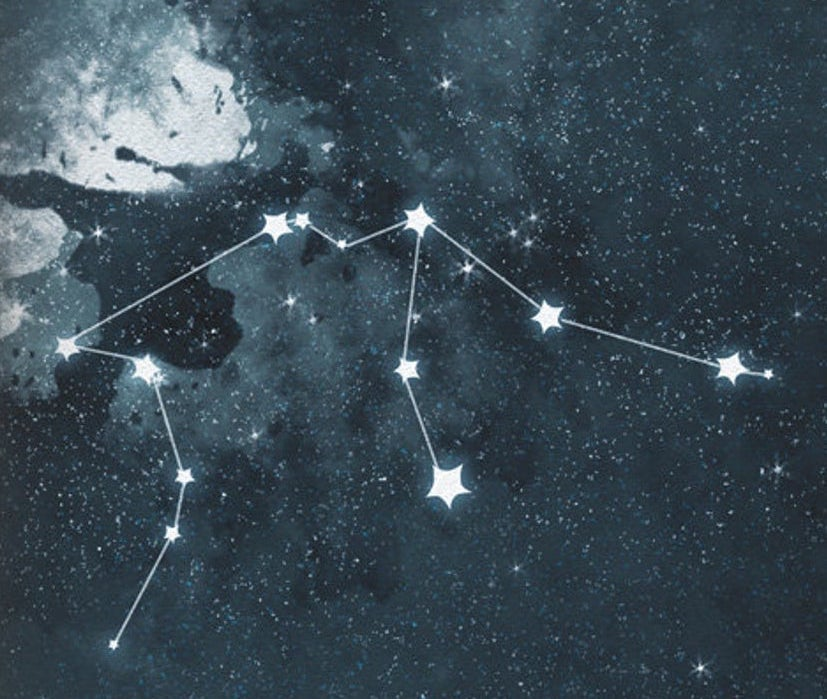
#> input picture MAIN/Aquarius.jpg, 827 x 699 px
$ python -i constellationData.py   (imports and definitions only)   (older library calls are emulated)
#> lines starting #> are read from the running program, lines starting #| are printed output that depends on the picture
#15-112 Term Project SkyGlow
#Name: Mia Tang
#Andrew ID: xinrant
#Recitation Section: B
#Mentor: Jonathan Perez


#This is a helper file to store all data related to constellations.
########################################


from tkinter import *
from PIL import Image, ImageTk

#Images from Etsy
def constellationImages(data):
    size = (150,150)
    data.Capricorn = Image.open("Capricorn.jpg")
    data.Capricorn = data.Capricorn.resize(size, Image.ANTIALIAS)
    data.Capricorn = ImageTk.PhotoImage(data.Capricorn)

    data.Aries = Image.open("Aries.jpg")
    data.Aries = data.Aries.resize(size, Image.ANTIALIAS)
    data.Aries = ImageTk.PhotoImage(data.Aries)

    data.Gemini = Image.open("Gemini.jpg")
    data.Gemini = data.Gemini.resize(size, Image.ANTIALIAS)
    data.Gemini = ImageTk.PhotoImage(data.Gemini)

    data.Leo = Image.open("Leo.jpg")
    data.Leo = data.Leo.resize(size, Image.ANTIALIAS)
    data.Leo = ImageTk.PhotoImage(data.Leo)

    data.Libra = Image.open("Libra.jpg")
    data.Libra = data.Libra.resize(size, Image.ANTIALIAS)
    data.Libra = ImageTk.PhotoImage(data.Libra)

    data.Pisces = Image.open("Pisces.jpg")
    data.Pisces = data.Pisces.resize(size, Image.ANTIALIAS)
    data.Pisces = ImageTk.PhotoImage(data.Pisces)

    data.Sagittarius = Image.open("Sagittarius.jpg")
    data.Sagittarius = data.Sagittarius.resize(size, Image.ANTIALIAS)
    data.Sagittarius = ImageTk.PhotoImage(data.Sagittarius)

    data.Scorpio = Image.open("Scorpio.jpg")
    data.Scorpio = data.Scorpio.resize(size, Image.ANTIALIAS)
    data.Scorpio = ImageTk.PhotoImage(data.Scorpio)

    data.Virgo = Image.open("Virgo.jpg")
    data.Virgo = data.Virgo.resize(size, Image.ANTIALIAS)
    data.Virgo = ImageTk.PhotoImage(data.Virgo)

    data.Taurus = Image.open("Taurus.jpg")
    data.Taurus = data.Taurus.resize(size, Image.ANTIALIAS)
    data.Taurus = ImageTk.PhotoImage(data.Taurus)

    data.Aquarius = Image.open("Aquarius.jpg")
    data.Aquarius = data.Aquarius.resize(size, Image.ANTIALIAS)
    data.Aquarius = ImageTk.PhotoImage(data.Aquarius)

    data.Cancer = Image.open("Cancer.jpg")
    data.Cancer = data.Cancer.resize(size, Image.ANTIALIAS)
    data.Cancer = ImageTk.PhotoImage(data.Cancer)

    data.Libra = Image.open("Libra.jpg")
    data.Libra = data.Libra.resize(size, Image.ANTIALIAS)
    data.Libra = ImageTk.PhotoImage(data.Libra)

    data.Ophiuchus = Image.open("Ophiuchus.jpg")
    data.Ophiuchus = data.Ophiuchus.resize(size, Image.ANTIALIAS)
    data.Ophiuchus = ImageTk.PhotoImage(data.Ophiuchus)

#Text from Wikipedia
# [208 lines left out: functions constellationText, constellationPoints, not called in this run]

>>> import cv2
>>> picture = cv2.imread('../Aquarius.jpg', cv2.IMREAD_GRAYSCALE)
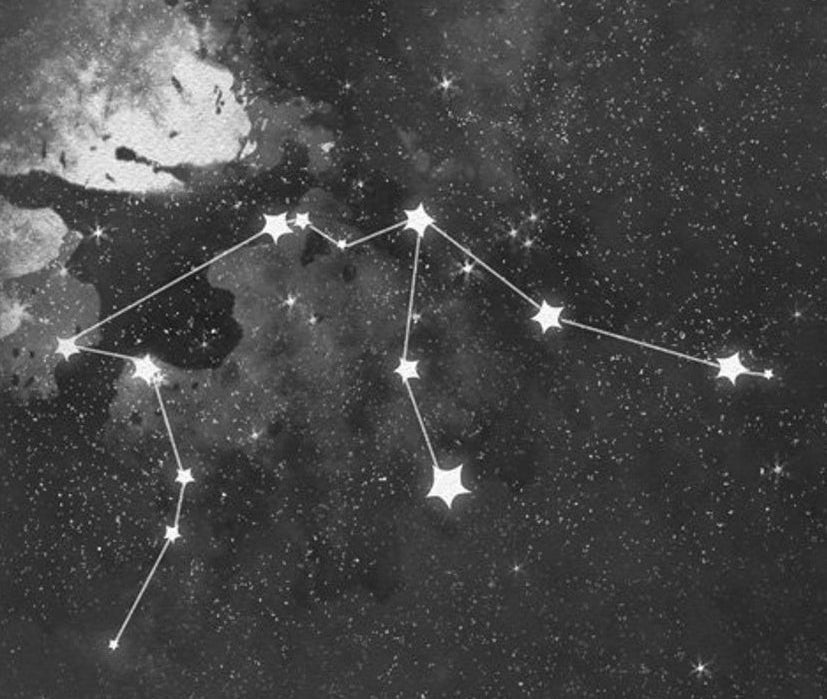
#> picture: shape (699, 827); min 12, max 255, mean 69.9
#> (the run stopped early here; a loop or call above may not have finished)

$ run again, on MAIN/Aries.jpg
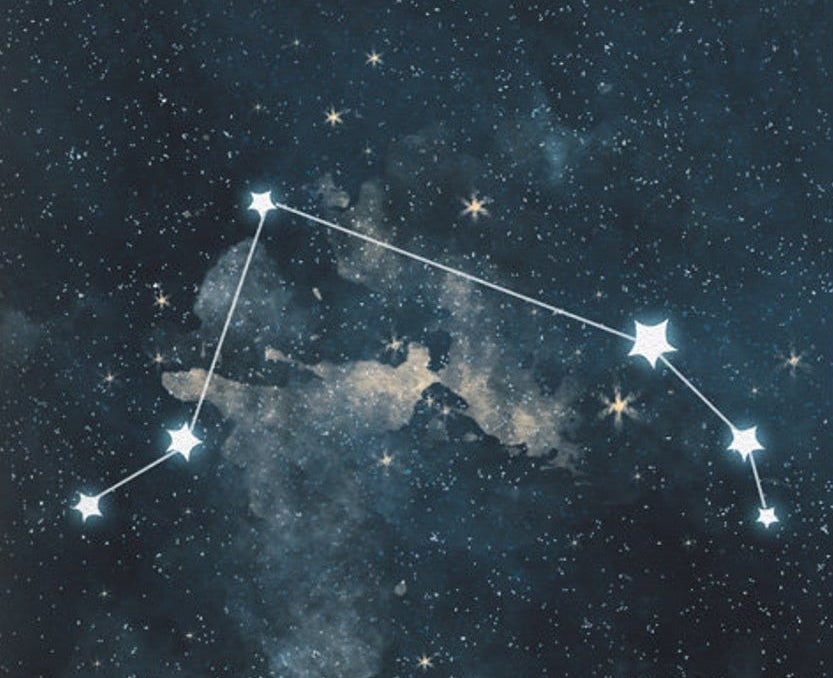
#> input picture MAIN/Aries.jpg, 833 x 678 px
#> `picture = cv2.imread('../Aquarius.jpg', cv2.IMREAD_GRAYSCALE)`:
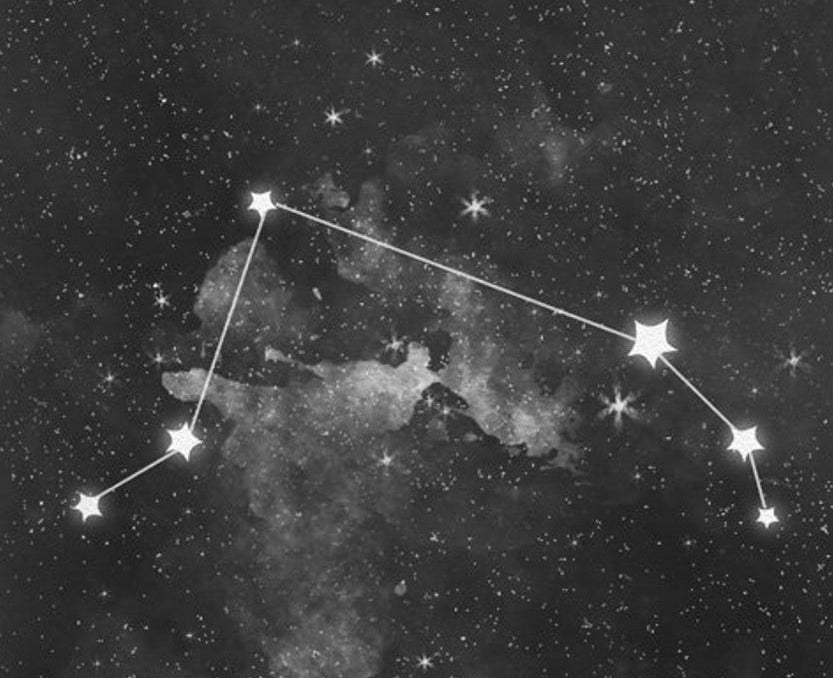
#> picture: shape (678, 833); min 11, max 255, mean 60.4
